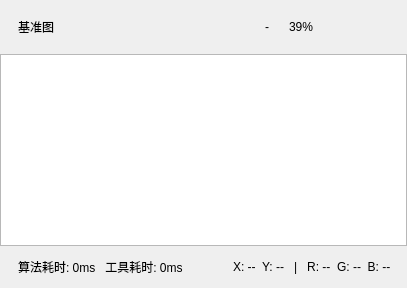
       <widget class="QFrame" name="setupViewerFrame">
        <property name="frameShape">
         <enum>QFrame::NoFrame</enum>
        </property>
        <property name="viewerPanel" stdset="0">
         <bool>true</bool>
        </property>
        <layout class="QVBoxLayout" name="verticalLayout_viewer">
         <property name="spacing">
          <number>0</number>
         </property>
         <property name="leftMargin">
          <number>0</number>
         </property>
         <property name="topMargin">
          <number>0</number>
         </property>
         <property name="rightMargin">
          <number>0</number>
         </property>
         <property name="bottomMargin">
          <number>0</number>
         </property>
         <item>
          <widget class="QFrame" name="viewerHeader">
           <property name="minimumSize">
            <size>
             <width>0</width>
             <height>54</height>
            </size>
           </property>
           <property name="maximumSize">
            <size>
             <width>16777215</width>
             <height>54</height>
            </size>
           </property>
           <property name="frameShape">
            <enum>QFrame::NoFrame</enum>
           </property>
           <layout class="QHBoxLayout" name="horizontalLayout_viewerHeader">
            <property name="spacing">
             <number>8</number>
            </property>
            <property name="leftMargin">
             <number>18</number>
            </property>
            <property name="topMargin">
             <number>0</number>
            </property>
            <property name="rightMargin">
             <number>14</number>
            </property>
            <property name="bottomMargin">
             <number>0</number>
            </property>
            <item>
             <widget class="QLabel" name="viewerTitleLabel">
              <property name="text">
               <string>基准图</string>
              </property>
              <property name="viewerTitle" stdset="0">
               <bool>true</bool>
              </property>
             </widget>
            </item>
            <item>
             <spacer name="horizontalSpacer_viewerHeader">
              <property name="orientation">
               <enum>Qt::Horizontal</enum>
              </property>
              <property name="sizeHint" stdset="0">
               <size>
                <width>40</width>
                <height>20</height>
               </size>
              </property>
             </spacer>
            </item>
            <item>
             <widget class="QToolButton" name="viewerGridButton">
              <property name="minimumSize">
               <size>
                <width>28</width>
                <height>28</height>
               </size>
              </property>
              <property name="text">
               <string/>
              </property>
              <property name="icon">
               <iconset resource="../resources/resources.qrc">
                <normaloff>:/icons/grid.svg</normaloff>:/icons/grid.svg</iconset>
              </property>
              <property name="iconSize">
               <size>
                <width>24</width>
                <height>24</height>
               </size>
              </property>
              <property name="autoRaise">
               <bool>true</bool>
              </property>
             </widget>
            </item>
            <item>
             <widget class="QToolButton" name="viewerZoomSearchButton">
              <property name="minimumSize">
               <size>
                <width>28</width>
                <height>28</height>
               </size>
              </property>
              <property name="text">
               <string/>
              </property>
              <property name="icon">
               <iconset resource="../resources/resources.qrc">
                <normaloff>:/icons/zoom.svg</normaloff>:/icons/zoom.svg</iconset>
              </property>
              <property name="iconSize">
               <size>
                <width>24</width>
                <height>24</height>
               </size>
              </property>
              <property name="autoRaise">
               <bool>true</bool>
              </property>
             </widget>
            </item>
            <item>
             <widget class="QToolButton" name="viewerZoomOutButton">
              <property name="minimumSize">
               <size>
                <width>28</width>
                <height>28</height>
               </size>
              </property>
              <property name="text">
               <string>-</string>
              </property>
              <property name="autoRaise">
               <bool>true</bool>
              </property>
             </widget>
            </item>
            <item>
             <widget class="QLabel" name="viewerZoomLabel">
              <property name="text">
               <string>39%</string>
              </property>
              <property name="viewerZoom" stdset="0">
               <bool>true</bool>
              </property>
             </widget>
            </item>
            <item>
             <widget class="QToolButton" name="viewerZoomInButton">
              <property name="minimumSize">
               <size>
                <width>28</width>
                <height>28</height>
               </size>
              </property>
              <property name="text">
               <string/>
              </property>
              <property name="icon">
               <iconset resource="../resources/resources.qrc">
                <normaloff>:/icons/fit.svg</normaloff>:/icons/fit.svg</iconset>
              </property>
              <property name="iconSize">
               <size>
                <width>24</width>
                <height>24</height>
               </size>
              </property>
              <property name="autoRaise">
               <bool>true</bool>
              </property>
             </widget>
            </item>
            <item>
             <widget class="QToolButton" name="viewerFullButton">
              <property name="minimumSize">
               <size>
                <width>28</width>
                <height>28</height>
               </size>
              </property>
              <property name="text">
               <string/>
              </property>
              <property name="icon">
               <iconset resource="../resources/resources.qrc">
                <normaloff>:/icons/fullscreen.svg</normaloff>:/icons/fullscreen.svg</iconset>
              </property>
              <property name="iconSize">
               <size>
                <width>24</width>
                <height>24</height>
               </size>
              </property>
              <property name="autoRaise">
               <bool>true</bool>
              </property>
             </widget>
            </item>
           </layout>
          </widget>
         </item>
         <item>
          <widget class="QGraphicsView" name="previewGraphicsView">
           <property name="viewerCanvas" stdset="0">
            <bool>true</bool>
           </property>
          </widget>
         </item>
         <item>
          <widget class="QFrame" name="viewerStatusBar">
           <property name="minimumSize">
            <size>
             <width>0</width>
             <height>42</height>
            </size>
           </property>
           <property name="maximumSize">
            <size>
             <width>16777215</width>
             <height>42</height>
            </size>
           </property>
           <property name="frameShape">
            <enum>QFrame::NoFrame</enum>
           </property>
           <layout class="QHBoxLayout" name="horizontalLayout_viewerStatus">
            <property name="spacing">
             <number>10</number>
            </property>
            <property name="leftMargin">
             <number>18</number>
            </property>
            <property name="topMargin">
             <number>0</number>
            </property>
            <property name="rightMargin">
             <number>16</number>
            </property>
            <property name="bottomMargin">
             <number>0</number>
            </property>
            <item>
             <widget class="QLabel" name="viewerStatusLabel">
              <property name="text">
               <string>算法耗时: 0ms   工具耗时: 0ms</string>
              </property>
              <property name="viewerStatus" stdset="0">
               <bool>true</bool>
              </property>
             </widget>
            </item>
            <item>
             <spacer name="horizontalSpacer_viewerStatus">
              <property name="orientation">
               <enum>Qt::Horizontal</enum>
              </property>
              <property name="sizeHint" stdset="0">
               <size>
                <width>40</width>
                <height>20</height>
               </size>
              </property>
             </spacer>
            </item>
            <item>
             <widget class="QLabel" name="viewerCursorLabel">
              <property name="text">
               <string>X: --  Y: --   |   R: --  G: --  B: --</string>
              </property>
              <property name="viewerStatus" stdset="0">
               <bool>true</bool>
              </property>
             </widget>
            </item>
           </layout>
          </widget>
         </item>
        </layout>
       </widget>
